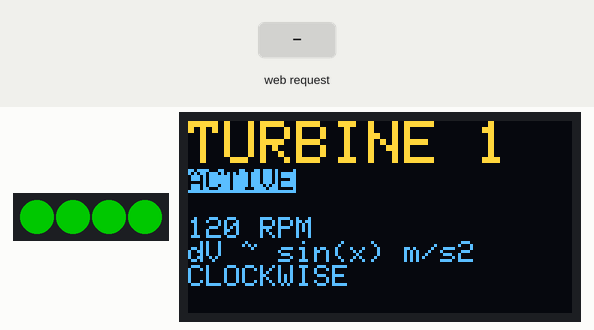
This sketch was run on a simulated ESP32. Parts: 4 RGB LEDs in strip order, left to right, 128×64 one-colour display. Inputs (shaded band) come from the test bench. Dim RGB values are drawn brighter than linear; the OLED is the two-colour kind (top 16 rows yellow); WiFi joins after 1.5 s; servers stay silent unless stated; the display library's start-up logo is not drawn; storage starts empty; what the sketch prints to the serial monitor is not drawn.

Above: at 3.3 s.
3.4 s: HTTP request GET / received
4.9 s: HTTP request GET /about received
At 7.7 s:
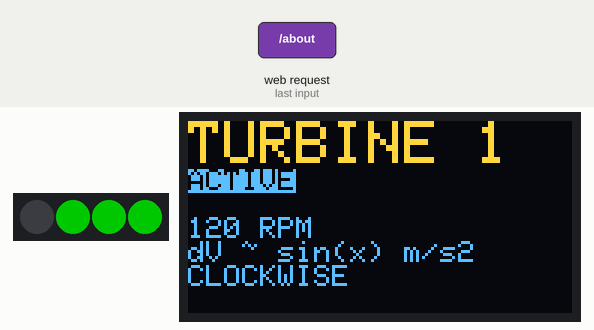
7.9 s: HTTP request GET /styles.css received
At 11.3 s:
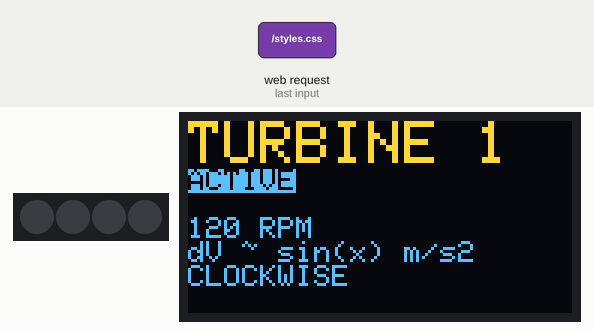
Timing chart, 0 to 23.7 s (numbered marks = the images above; inputs shaded):
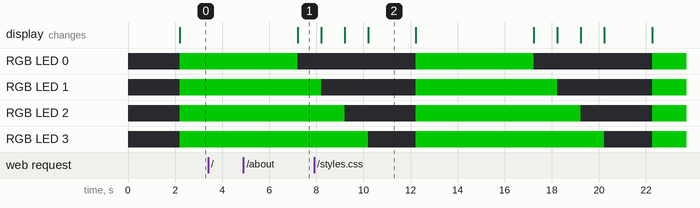

The sketch:

might_be_legacy.ino
```cpp
// TOURBILLON PROJECT - LIBRARIES
#include <WiFi.h>
#include <WebServer.h>
#include <ESPmDNS.h>
#include <SPIFFS.h>
#include <Wire.h>
#include <Adafruit_GFX.h>
#include <Adafruit_SSD1306.h>
#include <Adafruit_NeoPixel.h>

const char* ssid = "N8C";
const char* password = "wszyscykochajomAlurka1!";
WebServer server(80); // Set web server port number to 80

#define PIN_WS2812B 18  // The ESP32 pin GPIO16 connected to WS2812B
#define NUM_PIXELS 4   // The number of LEDs (pixels) on WS2812B LED strip

Adafruit_NeoPixel ws2812b(NUM_PIXELS, PIN_WS2812B, NEO_GRB + NEO_KHZ800);

// EXP - OLED I2C
#define SDA_PIN 7
#define SCL_PIN 6
#define SCREEN_WIDTH 128 // [ px ]
#define SCREEN_HEIGHT 64 // [ px ]
#define OLED_RESET -1 // Reset pin # (or -1 if sharing Arduino reset pin)
#define SCREEN_ADDRESS 0x3C ///< See datasheet for Address; 0x3D for 128x64, 0x3C for 128x32
#define LOGO_HEIGHT 16
#define LOGO_WIDTH 16
static const unsigned char PROGMEM logo_bmp[] = {
  0b00000000, 0b11000000,
  0b00000001, 0b11000000,
  0b00000001, 0b11000000,
  0b00000011, 0b11100000,
  0b11110011, 0b11100000,
  0b11111110, 0b11111000,
  0b01111110, 0b11111111,
  0b00110011, 0b10011111,
  0b00011111, 0b11111100,
  0b00001101, 0b01110000,
  0b00011011, 0b10100000,
  0b00111111, 0b11100000,
  0b00111111, 0b11110000,
  0b01111100, 0b11110000,
  0b01110000, 0b01110000,
  0b00000000, 0b00110000
};

// Define a class to manage serial printing
class SerialPrinter {
public:
    // Constructor to initialize the serial communication
    SerialPrinter() {
        Serial.begin(115200);
    }

    // Function to print the first type of message
    void printMessage1() {
        Serial.println("");
        Serial.println("");
        Serial.println("|-------------------------------------|");
        Serial.println("|-------------------------------------|");
        Serial.println("|       ESP32 GREETS YOU KINDLY!      |");
        Serial.println("|-------------------------------------|");
        Serial.println("|                                     |");
        Serial.println("|             Tourbilon!              |");
        Serial.println("|        Made by: Kamil Dudziak       |");
        Serial.println("|            SOFT REV. 1.0            |");
        Serial.println("|            HARD REV. 1.1            |");
        Serial.println("|                                     |");
        Serial.println("|-------------------------------------|");
        Serial.println("|-------------------------------------|");
        Serial.println("|            INITIALIZATION           |");
        Serial.println("|-------------------------------------|");
        Serial.println("|                                     |");
        Serial.println("|            WiFi CONNECTING          |");
    }

    // Function to print the second type of message
    void printMessage2(const char* localIP) {
        Serial.println(localIP);
        Serial.println("|      mDNS: http://esp32.local       |");
        Serial.println("|                                     |");
        Serial.println("| YOU MUST BE CONNECTED TO SAME WiFi! |");
        Serial.println("|                                     |");
        Serial.println("|-------------------------------------|");
        Serial.println("|                                     |");
        Serial.println("|          HI, IT'S TOURBILON         |");
        Serial.println("|        WE'RE READY TO TAKE OFF!     |");
        Serial.println("|                                     |");
        Serial.println("|-------------------------------------|");
        Serial.println("|                                     |");
        Serial.println("|            WEB SERVER LOGS          |");
        Serial.println("|                 ↓↓↓↓↓               |");
        Serial.println("|                                     |");
    }
};

// Create an instance of SerialPrinter
SerialPrinter oled_printer;

// LedClass using the global ws2812b variable
class LedClass {
public:
    // Constructor to initialize the LED strip
    LedClass() {
        ws2812b.begin();
        ws2812b.show(); // Initialize all pixels to 'off'
    }

    // Function to turn off all LEDs with delay
    void turn_off_with_delay(int delay_ms) {
        for (int pixel = 0; pixel < NUM_PIXELS; pixel++) {
            ws2812b.setPixelColor(pixel, ws2812b.Color(0, 0, 0));
            ws2812b.show();
            vTaskDelay(delay_ms / portTICK_PERIOD_MS); // Delay for the specified time
        }
    }

    // Function to set a pattern with specified colors
    void pattern2(int r, int g, int b) {
        for (int pixel = 0; pixel < NUM_PIXELS; pixel++) {
            ws2812b.setPixelColor(pixel, ws2812b.Color(r, g, b));
        }
        ws2812b.show();
    }

    // Function to create a delay
    void delay_ms(int ms) {
        vTaskDelay(ms / portTICK_PERIOD_MS);
    }
};

// Create an instance of LedClass
LedClass led_controller;

// Define the OLED_Display class to manage the OLED display
class OLED_Display {
public:
    OLED_Display(int width, int height, int reset, int address)
      : screenWidth(width), screenHeight(height), oledReset(reset), screenAddress(address), display(width, height, &Wire, reset) {}

    void begin() {
        Wire.begin(SDA_PIN, SCL_PIN);
        if (!display.begin(SSD1306_SWITCHCAPVCC, screenAddress)) {
            Serial.println(F("SSD1306 allocation failed"));
            for (;;) ; // Don't proceed, loop forever
        }
        display.display();
    }

    void showMessage1(int vb, const char* dvb, const char* rot, const char* sta) {
        display.clearDisplay();
        display.setTextColor(SSD1306_WHITE);
        display.setCursor(0, 0);

        display.setTextSize(2);
        display.println("TURBINE 1");
        display.setTextSize(1);
        display.setTextColor(SSD1306_BLACK, SSD1306_WHITE);
        display.println(sta);
        display.setTextColor(SSD1306_WHITE);
        display.println("");
        display.println(String(vb) + " RPM");
        display.println("dV ~ " + String(dvb) + " m/s2");
        display.println(rot);
        display.display();
    }

    void showMessage2(int vb, const char* dvb, const char* rot, const char* sta) {
        display.clearDisplay();
        display.setTextColor(SSD1306_WHITE);
        display.setCursor(0, 0);

        display.setTextSize(2);
        display.println("TURBINE 2");
        display.setTextSize(1);
        display.setTextColor(SSD1306_BLACK, SSD1306_WHITE);
        display.println(sta);
        display.setTextColor(SSD1306_WHITE);
        display.println("");
        display.println(String(vb) + " RPM");
        display.println("dV ~ " + String(dvb) + " m/s2");
        display.println(rot);
        display.display();
    }

    void showWebServer(const char* IP) {
        display.clearDisplay();
        display.setTextColor(SSD1306_WHITE);
        display.setCursor(0, 0);

        display.setTextSize(1);
        display.println("1. Connect to WiFi:");
        display.println("Idz na wybory!");
        display.println("");
        display.println("2. Open web browser");
        display.println("3. Try those URL's");
        display.println("tourbilon.local/?");
        display.println(String(IP) + "/?");
        display.display();
    }

private:
    int screenWidth;
    int screenHeight;
    int oledReset;
    int screenAddress;
    Adafruit_SSD1306 display;
};

// Create an instance of OLED_Display
OLED_Display oled(SCREEN_WIDTH, SCREEN_HEIGHT, OLED_RESET, SCREEN_ADDRESS);

void RTOS_task_alternate_screen(void *parameter) {
    for(;;){
        oled.showMessage1(120, "sin(x)", "CLOCKWISE", "ACTIVE");
        vTaskDelay(10000 / portTICK_PERIOD_MS);
        oled.showMessage2(10, "sin(x)", "COUNTERCLOCKWISE", "ACTIVE");
        vTaskDelay(10000 / portTICK_PERIOD_MS);
        oled.showWebServer(WiFi.localIP().toString().c_str());
        vTaskDelay(10000 / portTICK_PERIOD_MS);
    }
}

void ROTS_task_led_handler(void *parameter){
    for(;;){
        led_controller.pattern2(0, 100, 0);
        led_controller.delay_ms(5000); // 5-second delay
        led_controller.turn_off_with_delay(1000); // Turn off LEDs one by one with 1-second delay
        led_controller.delay_ms(1000); // 1-second delay
    }
}

void setup() {
    // SERIAL COMMUNICATION
    oled_printer.printMessage1();

    // OLED I2C
    oled.begin();

    // WEB SERVER
    WiFi.begin(ssid, password); // Connect to Wi-Fi
    while (WiFi.status() != WL_CONNECTED) {
        delay(1000);
    }
    Serial.println("| WiFi - OK                           |");

    if (!MDNS.begin("esp32")) { // Start the mDNS responder for esp32.local
        Serial.println("| mDNS - FAILED");
        while (1) {
            delay(1000);
        }
    }
    Serial.println("| mDNS - OK                           |");

    if (!SPIFFS.begin(true)) { // Initialize SPIFFS
        Serial.println("| SPIFFS - FAILED");
        SPIFFS.format();
        SPIFFS.begin();
    }
    Serial.println("| SPIFFS - OK                         |");

    // Start server
    webServerStartUp();
    server.begin();

    oled_printer.printMessage2(WiFi.localIP().toString().c_str());

    xTaskCreate(RTOS_task_alternate_screen, "OLED SCREEN TASK", 4096, NULL, 1, NULL);
    xTaskCreate(ROTS_task_led_handler, "LED STRIP TASK", 4096, NULL, 1, NULL);
}

void loop() {
     server.handleClient();
}

// EXP - SETUP WEB SERVER ROUTES
void webServerStartUp(){
    // HOSTING ROUTES
    server.on("/", HTTP_GET, handleRoot);
    server.on("/about", HTTP_GET, handleAbout);

    // HOSTING STATIC FILES
    server.on("/styles.css", HTTP_GET, []() {
        handleFileRequest("/styles.css", "text/css");
    });

    server.on("/scripts.js", HTTP_GET, []() {
        handleFileRequest("/scripts.js", "application/javascript");
    });

    server.on("/bcd", HTTP_GET, []() {
        handleFileRequest("/bcd.png", "image/png");
    });

    server.onNotFound([]() {
        Serial.print("| error: 404 - FILE NOT FOUND - UNKNOWN");
        server.send(404, "text/plain", "File not found");
    });
}

// EXP - HANDLE FILE REQUEST
void handleFileRequest(const char* path, const char* mimeType) {
    File file = SPIFFS.open(path, "r");
    if (!file) {
        Serial.printf("| error: 404 - FILE NOT FOUND - %s\n", path);
        server.send(404, "text/plain", "File not found");
        return;
    }
    Serial.printf("| file: %s\n", path);
    server.streamFile(file, mimeType);
    file.close();
}

// EXP - HANDLE WEB SERVER ROUTES
void handleRoot() {
    handleFileRequest("/main.html", "text/html");
}

void handleAbout() {
    handleFileRequest("/about.html", "text/html");
}

// void testdrawbitmap(void) {
//     display.clearDisplay();

//     display.drawBitmap(
//         (display.width() - LOGO_WIDTH) / 2,
//         (display.height() - LOGO_HEIGHT) / 2,
//         logo_bmp, LOGO_WIDTH, LOGO_HEIGHT, 1
//     );
//     display.display();
//     delay(1000);
// }
```

Measured:
- after the input at 3.4 s, every drawn part: stays the same
